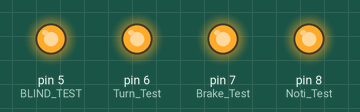
Bench run of a sketch on a simulated Arduino Uno, built with avr-gcc and run on an emulated ATmega328P. On the bench: output pins drawn as LEDs (lit = HIGH).

Above: at 0.1 s.
Timing chart, 0 to 1.6 s (numbered marks = the images above):
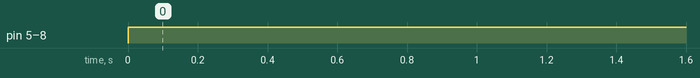

The sketch:

Bluetooth_Communication.ino
```cpp
#include <SoftwareSerial.h>

// 0,1,2---->IR,Turn,Notification

// Definitions for variables and pins------------
#define RX_PIN 10 // Goes to the TX PIN
#define TX_PIN 9 // Goes to the RX PIN
#define Number_Of_Features 4//[Blindspot,Turning,Braking,Notifications]
#define BLIND_TEST 5
#define Turn_Test 6
#define Brake_Test 7
#define Noti_Test 8

int feature_index;
int counter = 0;
bool Features[Number_Of_Features] = {1,1,1,1};
//-----------------------------------------------


SoftwareSerial CycleBlue = SoftwareSerial(RX_PIN,TX_PIN);

void setup() {
  // put your setup code here, to run once:
  Serial.begin(9600);
  CycleBlue.begin(9600);

  pinMode(BLIND_TEST,OUTPUT);
  pinMode(Turn_Test,OUTPUT);
  pinMode(Noti_Test,OUTPUT);
  pinMode(Brake_Test,OUTPUT);
}

void loop() {
  // put your main code here, to run repeatedly:

  if(CycleBlue.available()>0)
    {
      Bluetooth_Handler();
    }

   if(Features[0] == 1)
    {
      digitalWrite(BLIND_TEST,HIGH);
      //Serial.println("IR ON");

    }else
    {
      digitalWrite(BLIND_TEST,LOW);
    }

    if(Features [1] == 1)
    {
      digitalWrite(Turn_Test,HIGH);
      //Serial.println("Turning ON");

    }else
    {
      digitalWrite(Turn_Test,LOW);
    }

    if(Features[2] == 1)
    {
      digitalWrite(Brake_Test,HIGH);
      //Serial.println("brake ON");
    }else
    {
       digitalWrite(Brake_Test,LOW);
    }

    if(Features[3] == 1)
    {
      digitalWrite(Noti_Test,HIGH);
      Battery_Notification();
      //Serial.println("Notify ON");
    }
    else
    {

      digitalWrite(Noti_Test,LOW);
    }


}


void Bluetooth_Handler(){


  feature_index = CycleBlue.read();

  Features[feature_index] = !Features[feature_index];

}

void Battery_Notification()
{
  if(counter == 0){
    counter++;
    CycleBlue.write("b");
  }


}
```

Measured:
- by itself, pin 5 (BLIND_TEST), pin 6 (Turn_Test), pin 7 (Brake_Test), pin 8 (Noti_Test): LOW → HIGH at 0.00 s
